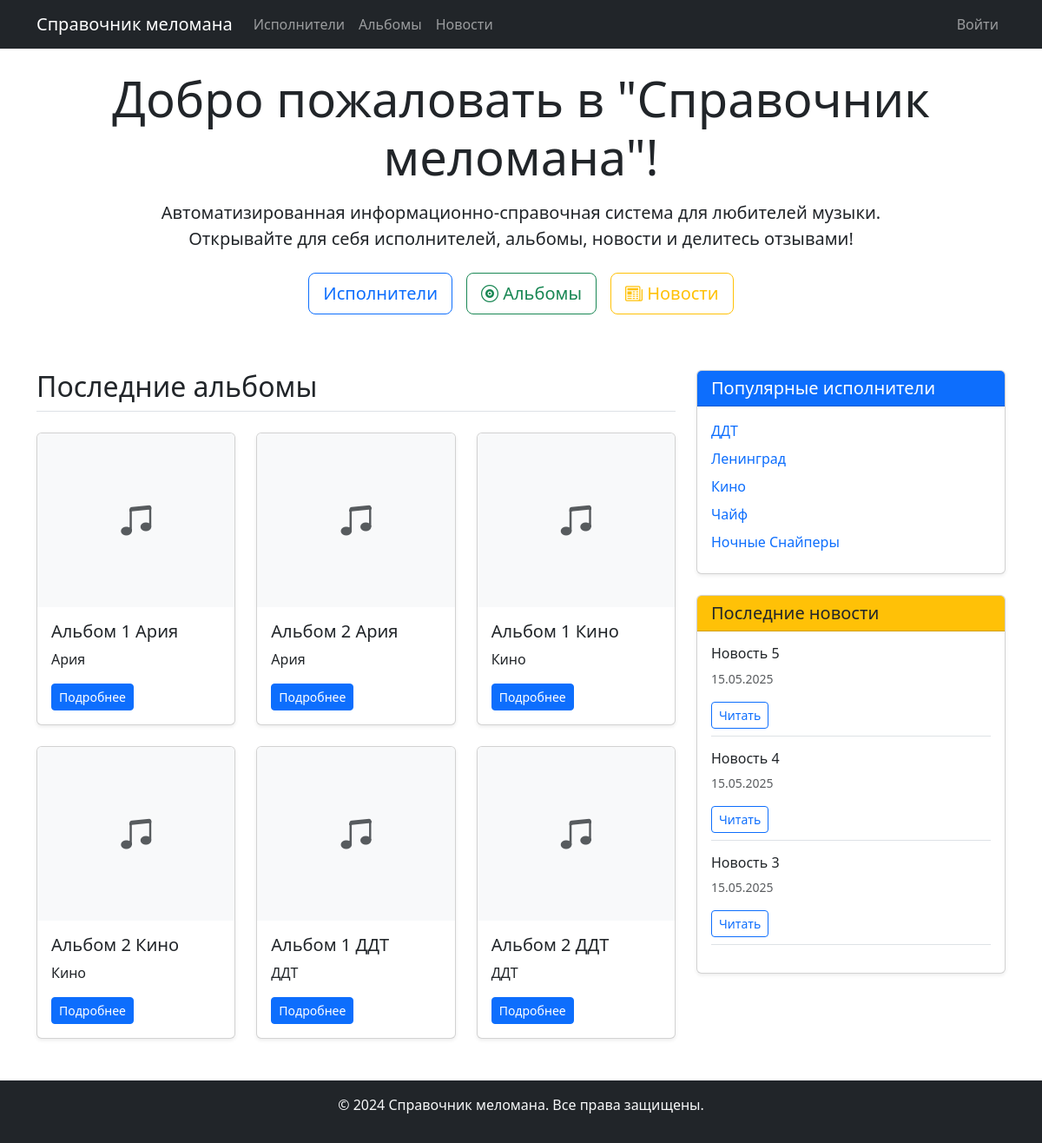
The page / on the database its author committed.
### mymusic/models.py (models this page shows, shortened)
class Album(models.Model):
    title = models.CharField(max_length=200)
    artist = models.ForeignKey(Artist, on_delete=models.CASCADE, related_name='albums')
    cover = models.ImageField(upload_to='albums/', blank=True, null=True)
    release_date = models.DateField()
    description = models.TextField()
    class Meta:
        verbose_name = "Альбом"
        verbose_name_plural = "Альбомы"

class Artist(models.Model):
    name = models.CharField(max_length=200, verbose_name="Имя исполнителя")
    slug = models.SlugField(unique=True)
    bio = models.TextField(blank=True)
    image = models.ImageField(upload_to='artists/', blank=True)
    class Meta:
        verbose_name = "Исполнитель"
        verbose_name_plural = "Исполнители"

class News(models.Model):
    title = models.CharField(max_length=200)
    content = models.TextField()
    image = models.ImageField(upload_to='news/', blank=True)
    created_at = models.DateTimeField(auto_now_add=True)
    class Meta:
        verbose_name = "Новость"
        verbose_name_plural = "Новости"

### mymusic/views.py (the view)
# urls.py: path('', views.home, name='home'),
def home(request):
    latest_albums = Album.objects.select_related('artist').all().order_by('-release_date')[:6]
    latest_news = News.objects.all().order_by('-created_at')[:3]
    top_artists = Artist.objects.annotate(avg_rating=Avg('albums__reviews__rating')).order_by('-avg_rating')[:5]
    context = {
        'latest_albums': latest_albums,
        'latest_news': latest_news,
        'top_artists': top_artists,
    }
    return render(request, 'mymusic/home.html', context)

### templates/mymusic/home.html (shortened to what this page needs)
{% extends 'mymusic/base.html' %}
{% block content %}
<div class="row mb-5">
    <div class="col-12 text-center">
        <h1 class="display-4 mb-3">Добро пожаловать в "Справочник меломана"!</h1>
        <p class="lead mb-4">Автоматизированная информационно-справочная система для любителей музыки.<br>Открывайте для себя исполнителей, альбомы, новости и делитесь отзывами!</p>
        <div class="d-flex justify-content-center gap-3 mb-3">
            <a href="{% url 'artist_list' %}" class="btn btn-lg btn-outline-primary"> Исполнители</a>
            <a href="{% url 'album_list' %}" class="btn btn-lg btn-outline-success"><i class="bi bi-vinyl"></i> Альбомы</a>
            <a href="{% url 'news_list' %}" class="btn btn-lg btn-outline-warning"><i class="bi bi-newspaper"></i> Новости</a>
        </div>
    </div>
</div>
<div class="row">
    <div class="col-md-8">
        <h2 class="mb-4 border-bottom pb-2">Последние альбомы</h2>
        <div class="row row-cols-1 row-cols-md-3 g-4">
            {% for album in latest_albums %}
            <div class="col">
                <div class="card h-100 shadow-sm">
                    {% if album.cover %}
                        <img src="{{ album.cover.url }}" class="card-img-top" alt="{{ album.title }}">
                    {% else %}
                        <div class="card-img-top bg-light d-flex align-items-center justify-content-center" style="height: 200px;">
                            <i class="bi bi-music-note-beamed fs-1 text-muted"></i>
                        </div>
                    {% endif %}
                    <div class="card-body">
                        <h5 class="card-title">{{ album.title }}</h5>
                        {% if album.artist %}
                            <p class="card-text">{{ album.artist.name }}</p>
                        {% endif %}
                        <a href="{% url 'album_detail' album.pk %}" class="btn btn-primary btn-sm">Подробнее</a>
                    </div>
                </div>
            </div>
            {% empty %}
            <div class="col-12">
                <div class="alert alert-info">Альбомы пока не добавлены.</div>
            </div>
            {% endfor %}
        </div>
    </div>
    <div class="col-md-4">
        <div class="card mb-4 shadow-sm">
            <div class="card-header bg-primary text-white">
                <h3 class="h5 mb-0">Популярные исполнители</h3>
            </div>
            <div class="card-body">
                <ul class="list-unstyled mb-0">
                    {% for artist in top_artists %}
                    <li class="mb-2">
                        {% if artist.slug %}
                            <a href="{% url 'artist_detail' artist.slug %}" class="text-decoration-none">
                                 {{ artist.name }}
                            </a>
                        {% else %}
                            <h5 class="card-title text-dark">{{ artist.name }}</h5>
                        {% endif %}
                    </li>
                    {% empty %}
                    <li>Нет данных.</li>
                    {% endfor %}
                </ul>
            </div>
        </div>
        <div class="card shadow-sm">
            <div class="card-header bg-warning">
                <h3 class="h5 mb-0">Последние новости</h3>
            </div>
            <div class="card-body">
                {% for news in latest_news %}
                <div class="mb-3 border-bottom pb-2">
                    <h4 class="h6">{{ news.title }}</h4>
                    <p class="small text-muted">{{ news.created_at|date:"d.m.Y" }}</p>
                    <a href="{% url 'news_detail' news.pk %}" class="btn btn-sm btn-outline-primary">Читать</a>
                </div>
                {% empty %}
                <div class="alert alert-info">Новостей пока нет.</div>
                {% endfor %}
            </div>
        </div>
    </div>
</div>
{% endblock %}

### templates/mymusic/base.html (shortened to what this page needs)
<!DOCTYPE html>
<html lang="ru">
<head>
    <link href="https://cdn.jsdelivr.net/npm/bootstrap@5.3.0/dist/css/bootstrap.min.css" rel="stylesheet">
    <link rel="stylesheet" href="https://cdn.jsdelivr.net/npm/bootstrap-icons@1.11.0/font/bootstrap-icons.css">
</head>
<body>
    <nav class="navbar navbar-expand-lg navbar-dark bg-dark">
        <div class="container">
            <a class="navbar-brand" href="{% url 'home' %}">Справочник меломана</a>
            <div class="collapse navbar-collapse" id="navbarNav">
                <ul class="navbar-nav me-auto">
                    <li class="nav-item">
                        <a class="nav-link" href="{% url 'artist_list' %}">Исполнители</a>
                    </li>
                    <li class="nav-item">
                        <a class="nav-link" href="{% url 'album_list' %}">Альбомы</a>
                    </li>
                    <li class="nav-item">
                        <a class="nav-link" href="{% url 'news_list' %}">Новости</a>
                    </li>
                </ul>
                <ul class="navbar-nav">
                    {% if user.is_authenticated %}
                        <li class="nav-item">
                            <a class="nav-link" href="{% url 'my_collection' %}">Моя коллекция</a>
                        </li>
                        <li class="nav-item">
                            <a class="nav-link" href="{% url 'logout' %}">Выйти</a>
                        </li>
                    {% else %}
                        <li class="nav-item">
                            <a class="nav-link" href="{% url 'login' %}">Войти</a>
                        </li>
                    {% endif %}
                </ul>
            </div>
        </div>
    </nav>
    <div class="container mt-4">
        {% block content %}
        {% endblock %}
    </div>
    <footer class="bg-dark text-light mt-5 py-3">
        <div class="container text-center">
            <p>&copy; 2024 Справочник меломана. Все права защищены.</p>
        </div>
    </footer>
</body>
</html>

### rows shown on the page
Album: title "Альбом 1 Ария", artist.name "Ария"
Album: title "Альбом 2 Ария", artist.name "Ария"
Album: title "Альбом 1 Кино", artist.name "Кино"
Album: title "Альбом 2 Кино", artist.name "Кино"
Album: title "Альбом 1 ДДТ", artist.name "ДДТ"
Album: title "Альбом 2 ДДТ", artist.name "ДДТ"
Artist: name "ДДТ"
Artist: name "Ленинград"
Artist: name "Кино"
Artist: name "Чайф"
Artist: name "Ночные Снайперы"
News: title "Новость 5", created_at "15.05.2025"
News: title "Новость 4", created_at "15.05.2025"
News: title "Новость 3", created_at "15.05.2025"
